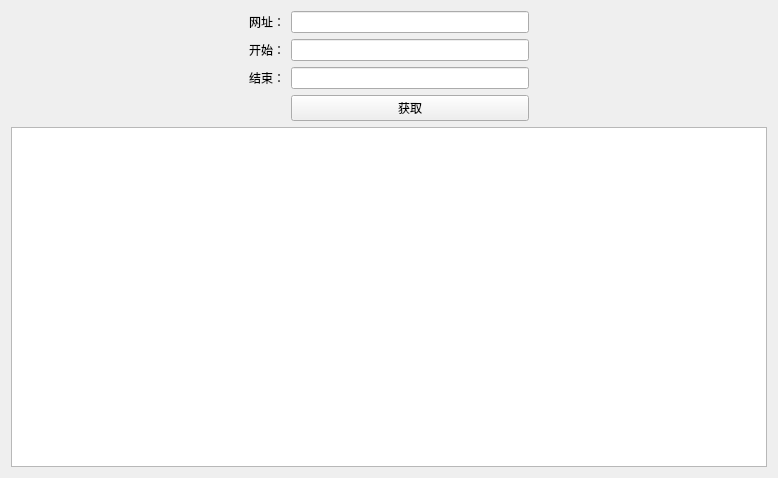
<?xml version="1.0" encoding="UTF-8"?>
<ui version="4.0">
 <class>ErTongGuShiClass</class>
 <widget class="QWidget" name="ErTongGuShiClass">
  <property name="geometry">
   <rect>
    <x>0</x>
    <y>0</y>
    <width>778</width>
    <height>478</height>
   </rect>
  </property>
  <property name="windowTitle">
   <string>ErTongGuShi</string>
  </property>
  <layout class="QVBoxLayout" name="verticalLayout">
   <item>
    <layout class="QGridLayout" name="gridLayout">
     <item row="2" column="2">
      <widget class="QLineEdit" name="lineEdit_end"/>
     </item>
     <item row="1" column="3">
      <spacer name="horizontalSpacer_2">
       <property name="orientation">
        <enum>Qt::Horizontal</enum>
       </property>
       <property name="sizeHint" stdset="0">
        <size>
         <width>40</width>
         <height>20</height>
        </size>
       </property>
      </spacer>
     </item>
     <item row="2" column="1">
      <widget class="QLabel" name="label_2">
       <property name="text">
        <string>结束：</string>
       </property>
      </widget>
     </item>
     <item row="1" column="0">
      <spacer name="horizontalSpacer">
       <property name="orientation">
        <enum>Qt::Horizontal</enum>
       </property>
       <property name="sizeHint" stdset="0">
        <size>
         <width>40</width>
         <height>20</height>
        </size>
       </property>
      </spacer>
     </item>
     <item row="1" column="1">
      <widget class="QLabel" name="label">
       <property name="text">
        <string>开始：</string>
       </property>
      </widget>
     </item>
     <item row="1" column="2">
      <widget class="QLineEdit" name="lineEdit_begin"/>
     </item>
     <item row="3" column="2">
      <widget class="QPushButton" name="pushButton">
       <property name="text">
        <string>获取</string>
       </property>
      </widget>
     </item>
     <item row="0" column="1">
      <widget class="QLabel" name="label_3">
       <property name="text">
        <string>网址：</string>
       </property>
      </widget>
     </item>
     <item row="0" column="2">
      <widget class="QLineEdit" name="lineEdit_url"/>
     </item>
    </layout>
   </item>
   <item>
    <widget class="QTextBrowser" name="textBrowser"/>
   </item>
  </layout>
 </widget>
 <layoutdefault spacing="6" margin="11"/>
 <resources>
  <include location="ErTongGuShi.qrc"/>
 </resources>
 <connections/>
</ui>
